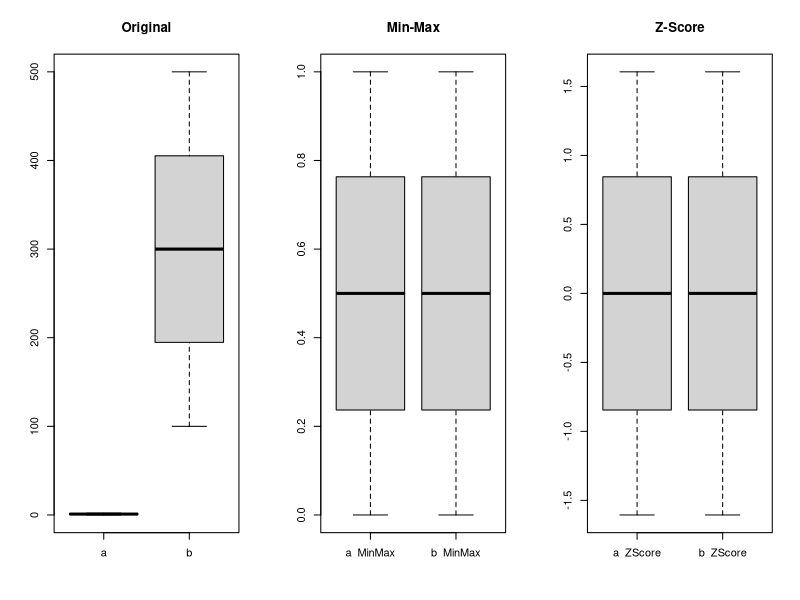

Recreate this plot in R.
## ---- chunk 1
library(dplyr)

# generate data with different ranges
df <- data.frame(
    a = sample(seq(0, 2, length.out=20)),
    b = sample(seq(100, 500, length.out=20)))
# view data
glimpse(df)

# data ranges to see if normalization is needed
sapply(df, range)


# ranges are different => normalize
# Apply min-max and standardization
nrm <- df %>% 
    mutate(a_MinMax = (a - min(a)) / (max(a) - min(a)), 
           b_MinMax = (b - min(b)) / (max(b) - min(b)),
           a_ZScore = (a - mean(a)) / sd(a),
           b_ZScore = (b - mean(b)) / sd(b)
    )

# ranges for normalized data
sapply(nrm, range)

# plots
par(mfrow=c(1,3))
boxplot(nrm[, 1:2], main = 'Original')
boxplot(nrm[, 3:4], main = 'Min-Max')
boxplot(nrm[, 5:6], main = 'Z-Score')
